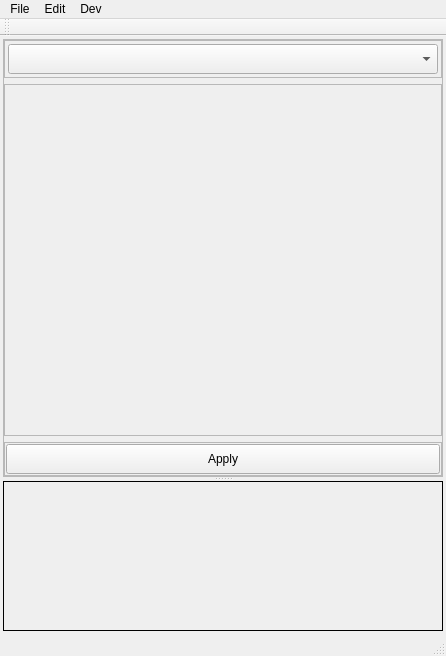
<?xml version="1.0" encoding="UTF-8"?>
<ui version="4.0">
 <class>CustomQMainWindowClass</class>
 <widget class="QMainWindow" name="CustomQMainWindowClass">
  <property name="geometry">
   <rect>
    <x>0</x>
    <y>0</y>
    <width>446</width>
    <height>656</height>
   </rect>
  </property>
  <property name="windowTitle">
   <string>FileSyncUpdate</string>
  </property>
  <widget class="QWidget" name="centralWidget">
   <layout class="QGridLayout" name="gridLayout_central">
    <property name="leftMargin">
     <number>3</number>
    </property>
    <property name="topMargin">
     <number>3</number>
    </property>
    <property name="rightMargin">
     <number>3</number>
    </property>
    <property name="bottomMargin">
     <number>3</number>
    </property>
    <property name="spacing">
     <number>3</number>
    </property>
    <item row="0" column="0">
     <widget class="QSplitter" name="splitter">
      <property name="orientation">
       <enum>Qt::Vertical</enum>
      </property>
      <widget class="QFrame" name="frame_patternControl">
       <property name="sizePolicy">
        <sizepolicy hsizetype="Preferred" vsizetype="Preferred">
         <horstretch>0</horstretch>
         <verstretch>5</verstretch>
        </sizepolicy>
       </property>
       <property name="frameShape">
        <enum>QFrame::StyledPanel</enum>
       </property>
       <property name="frameShadow">
        <enum>QFrame::Raised</enum>
       </property>
       <layout class="QGridLayout" name="gridLayout_patternControl">
        <property name="leftMargin">
         <number>0</number>
        </property>
        <property name="topMargin">
         <number>0</number>
        </property>
        <property name="rightMargin">
         <number>0</number>
        </property>
        <property name="bottomMargin">
         <number>0</number>
        </property>
        <item row="1" column="0">
         <widget class="QScrollArea" name="scrollArea_pattern">
          <property name="widgetResizable">
           <bool>true</bool>
          </property>
          <widget class="QWidget" name="scrollAreaWidgetContents">
           <property name="geometry">
            <rect>
             <x>0</x>
             <y>0</y>
             <width>436</width>
             <height>350</height>
            </rect>
           </property>
           <layout class="QGridLayout" name="gridLayout_scrollArea">
            <property name="leftMargin">
             <number>0</number>
            </property>
            <property name="topMargin">
             <number>0</number>
            </property>
            <property name="rightMargin">
             <number>0</number>
            </property>
            <property name="bottomMargin">
             <number>0</number>
            </property>
            <property name="spacing">
             <number>3</number>
            </property>
           </layout>
          </widget>
         </widget>
        </item>
        <item row="0" column="0">
         <widget class="QFrame" name="frame_patternSelect">
          <property name="sizePolicy">
           <sizepolicy hsizetype="Preferred" vsizetype="Fixed">
            <horstretch>0</horstretch>
            <verstretch>0</verstretch>
           </sizepolicy>
          </property>
          <property name="minimumSize">
           <size>
            <width>0</width>
            <height>36</height>
           </size>
          </property>
          <property name="frameShape">
           <enum>QFrame::StyledPanel</enum>
          </property>
          <property name="frameShadow">
           <enum>QFrame::Raised</enum>
          </property>
          <layout class="QGridLayout" name="gridLayout_select">
           <property name="leftMargin">
            <number>3</number>
           </property>
           <property name="topMargin">
            <number>3</number>
           </property>
           <property name="rightMargin">
            <number>3</number>
           </property>
           <property name="bottomMargin">
            <number>3</number>
           </property>
           <property name="spacing">
            <number>3</number>
           </property>
           <item row="1" column="0">
            <widget class="QComboBox" name="comboBox_paternSelect">
             <property name="minimumSize">
              <size>
               <width>0</width>
               <height>30</height>
              </size>
             </property>
            </widget>
           </item>
          </layout>
         </widget>
        </item>
        <item row="2" column="0">
         <widget class="QFrame" name="frame_btns">
          <property name="sizePolicy">
           <sizepolicy hsizetype="Preferred" vsizetype="Fixed">
            <horstretch>0</horstretch>
            <verstretch>0</verstretch>
           </sizepolicy>
          </property>
          <property name="frameShape">
           <enum>QFrame::StyledPanel</enum>
          </property>
          <property name="frameShadow">
           <enum>QFrame::Raised</enum>
          </property>
          <layout class="QGridLayout" name="gridLayout_btns">
           <property name="leftMargin">
            <number>1</number>
           </property>
           <property name="topMargin">
            <number>1</number>
           </property>
           <property name="rightMargin">
            <number>1</number>
           </property>
           <property name="bottomMargin">
            <number>1</number>
           </property>
           <property name="spacing">
            <number>3</number>
           </property>
           <item row="0" column="0">
            <widget class="QPushButton" name="btn_apply">
             <property name="minimumSize">
              <size>
               <width>0</width>
               <height>30</height>
              </size>
             </property>
             <property name="text">
              <string>Apply</string>
             </property>
            </widget>
           </item>
          </layout>
         </widget>
        </item>
       </layout>
      </widget>
      <widget class="QFrame" name="frame_msgBrowser">
       <property name="sizePolicy">
        <sizepolicy hsizetype="Preferred" vsizetype="Preferred">
         <horstretch>0</horstretch>
         <verstretch>1</verstretch>
        </sizepolicy>
       </property>
       <property name="minimumSize">
        <size>
         <width>0</width>
         <height>150</height>
        </size>
       </property>
       <property name="frameShape">
        <enum>QFrame::Box</enum>
       </property>
       <property name="frameShadow">
        <enum>QFrame::Plain</enum>
       </property>
       <layout class="QGridLayout" name="gridLayout_msgBrowser">
        <property name="leftMargin">
         <number>0</number>
        </property>
        <property name="topMargin">
         <number>0</number>
        </property>
        <property name="rightMargin">
         <number>0</number>
        </property>
        <property name="bottomMargin">
         <number>0</number>
        </property>
       </layout>
      </widget>
     </widget>
    </item>
   </layout>
  </widget>
  <widget class="QMenuBar" name="menuBar">
   <property name="geometry">
    <rect>
     <x>0</x>
     <y>0</y>
     <width>446</width>
     <height>23</height>
    </rect>
   </property>
   <widget class="QMenu" name="menu_edit">
    <property name="title">
     <string>Edit</string>
    </property>
    <addaction name="action_createNewPattern"/>
    <addaction name="action_delCurrPattern"/>
   </widget>
   <widget class="QMenu" name="menuDev">
    <property name="title">
     <string>Dev</string>
    </property>
    <addaction name="action_printPatternsToConsole"/>
   </widget>
   <widget class="QMenu" name="menu_file">
    <property name="title">
     <string>File</string>
    </property>
    <addaction name="action_openFile"/>
    <addaction name="action_saveFile"/>
    <addaction name="action_saveFileAs"/>
    <addaction name="action_closeFile"/>
    <addaction name="action_close"/>
   </widget>
   <addaction name="menu_file"/>
   <addaction name="menu_edit"/>
   <addaction name="menuDev"/>
  </widget>
  <widget class="QToolBar" name="mainToolBar">
   <attribute name="toolBarArea">
    <enum>TopToolBarArea</enum>
   </attribute>
   <attribute name="toolBarBreak">
    <bool>false</bool>
   </attribute>
  </widget>
  <widget class="QStatusBar" name="statusBar"/>
  <action name="action_createNewPattern">
   <property name="text">
    <string>Create New Pattern</string>
   </property>
  </action>
  <action name="action_delCurrPattern">
   <property name="text">
    <string>Delete Current Pattern</string>
   </property>
  </action>
  <action name="action_openFile">
   <property name="text">
    <string>Open(&amp;O)</string>
   </property>
   <property name="shortcut">
    <string>Ctrl+O</string>
   </property>
   <property name="shortcutContext">
    <enum>Qt::ApplicationShortcut</enum>
   </property>
   <property name="menuRole">
    <enum>QAction::ApplicationSpecificRole</enum>
   </property>
   <property name="shortcutVisibleInContextMenu">
    <bool>true</bool>
   </property>
  </action>
  <action name="action_saveFile">
   <property name="text">
    <string>Save(&amp;S)</string>
   </property>
   <property name="shortcut">
    <string>Ctrl+S</string>
   </property>
   <property name="shortcutContext">
    <enum>Qt::ApplicationShortcut</enum>
   </property>
   <property name="menuRole">
    <enum>QAction::ApplicationSpecificRole</enum>
   </property>
  </action>
  <action name="action_saveFileAs">
   <property name="text">
    <string>Save As</string>
   </property>
  </action>
  <action name="action_printPatternsToConsole">
   <property name="text">
    <string>Print Patterns to Console</string>
   </property>
  </action>
  <action name="action_closeFile">
   <property name="text">
    <string>Close File</string>
   </property>
  </action>
  <action name="action_close">
   <property name="text">
    <string>Close(&amp;W)</string>
   </property>
  </action>
 </widget>
 <layoutdefault spacing="6" margin="11"/>
 <resources>
  <include location="../../LibHeaderFileAutoSyncUpdate/resource.qrc"/>
 </resources>
 <connections/>
</ui>
